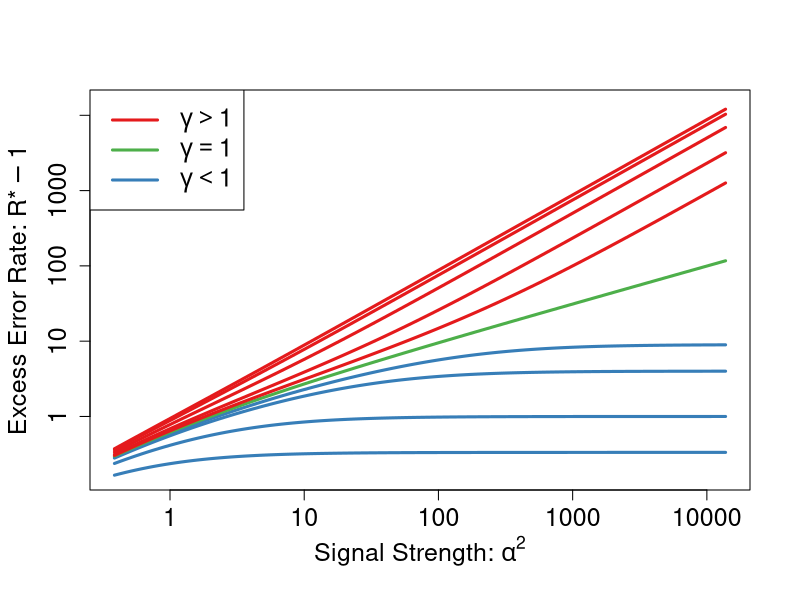

Reproduce this figure in R.
library(RColorBrewer)
setwd("~/git_local/high-dim-risk/Experiments/ridge_plot/")


m = function(z, gamma) {
	2 / (1 - gamma - z + sqrt((1 + gamma - z)^2 - 4 * gamma))
}

r = function(s, gamma) {
	delta = gamma / s
	1 + gamma / (1 - gamma + gamma * delta * m(-delta, gamma) + delta)
}


xx = 1.1^(-10:100)


cols = brewer.pal(3, "Set1")

pdf("ridge_plot.pdf")
pardef = par(mar = c(5, 4, 4, 2) + 0.5, cex.lab=1.5, cex.axis=1.5, cex.main=1.5, cex.sub=1.5)
plot(NA, NA, xlim = range(xx), ylim = c(r(min(xx), 0.25), max(xx)) - 1,log = "xy", xlab = expression("Signal Strength:" ~ alpha^2), ylab = expression("Excess Error Rate: R*" - 1))
for (gamma in c(0.25, 0.5, 0.8, 0.9, 1, 1.1, 1.3, 2, 4, 8)) {
	yy = sapply(xx, function(s) r(s, gamma))
	if (gamma < 1) col = cols[2]
	if (gamma > 1) col = cols[1]
	if (gamma == 1) col = cols[3]
	lines(xx, yy - 1, lwd = 3, col = col)
}
legend("topleft", c(expression(gamma > 1), expression(gamma == 1), expression(gamma < 1)), lwd = 3, col = cols[c(1, 3, 2)], lty = 1, cex = 1.5)
par = pardef
dev.off()